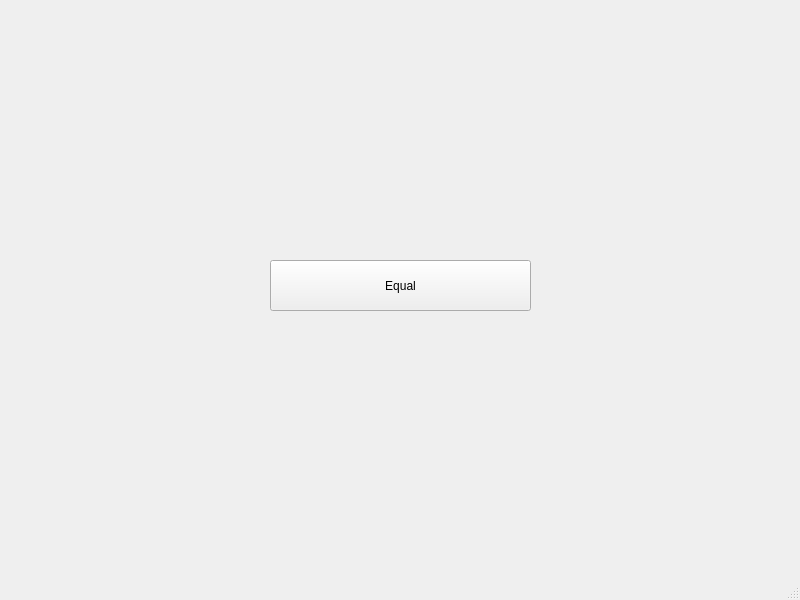
<?xml version="1.0" encoding="UTF-8"?>
<ui version="4.0">
 <class>GUIThread</class>
 <widget class="QMainWindow" name="GUIThread">
  <property name="geometry">
   <rect>
    <x>0</x>
    <y>0</y>
    <width>800</width>
    <height>600</height>
   </rect>
  </property>
  <property name="windowTitle">
   <string>MainWindow</string>
  </property>
  <widget class="QWidget" name="centralwidget">
   <widget class="QPushButton" name="pushButton">
    <property name="geometry">
     <rect>
      <x>270</x>
      <y>260</y>
      <width>261</width>
      <height>51</height>
     </rect>
    </property>
    <property name="text">
     <string>Equal</string>
    </property>
   </widget>
  </widget>
  <widget class="QMenuBar" name="menubar">
   <property name="geometry">
    <rect>
     <x>0</x>
     <y>0</y>
     <width>800</width>
     <height>22</height>
    </rect>
   </property>
  </widget>
  <widget class="QStatusBar" name="statusbar"/>
 </widget>
 <resources/>
 <connections/>
</ui>
